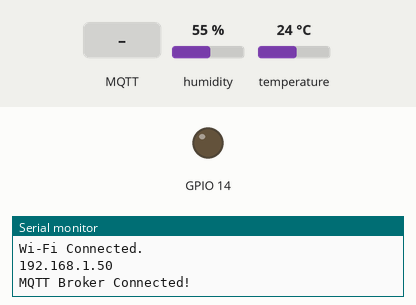
Bench run of a sketch on a simulated ESP8266 (Wemos D1 mini). Parts: output pins drawn as LEDs (lit = HIGH), the last lines printed to the serial monitor. The inputs (shaded band) are chosen by the test bench; at power-on: humidity 55 %, temperature 24 °C. WiFi joins after 1.5 s; servers stay silent unless stated; no MQTT or app messages arrive unless stated.

Above: at 2.7 s.
2.8 s: MQTT message "1" arrives on the first subscribed topic
At 5.8 s:
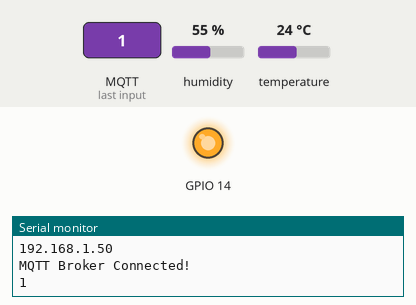
6.1 s: MQTT message "2" arrives on the first subscribed topic
At 9.1 s:
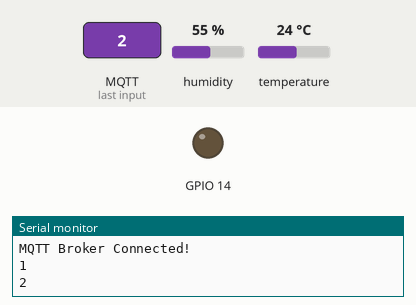
Timing chart, 0 to 10.6 s (numbered marks = the images above; inputs shaded):
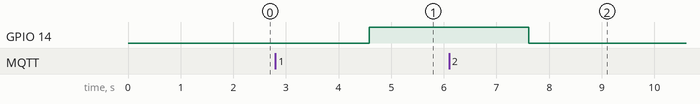

Measured:
- after the input at 2.8 s, GPIO 14: LOW → HIGH after 1.8 s
- after the input at 6.1 s, GPIO 14: HIGH → LOW after 1.5 s

The sketch:

MQTT_DHT.ino
```cpp
#include <ESP8266WiFi.h>
#include "PubSubClient.h"
#include <DHT11.h>  //dht11센서 라이브러리 정의

char ssid[]="CNL2.4GHz";
char password[]="0987654321";
byte server1[]={165,132,45,240}; // mosquitto 서버의 IP 주소
int port = 1883;
DHT11 dht11(4);  //dht11은 4번핀과 연결
WiFiClient client; //arduino가 클라이언트입장

void msgReceived(char *topic, byte *payload, unsigned int uLen){
  //callback용 msgReceived
  //구독자 여러개 등록되어있으면 토픽이름 서로 다름
  char pBuffer[uLen+1]; //null 포함시킴
  int i;
  for (i=0;i<uLen;i++){
      pBuffer[i]=payload[i];
  }
  pBuffer[i]='\0'; //따옴표 하나
  Serial.println(pBuffer); //1,2
  if(pBuffer[0] =='1'){
    digitalWrite(14, HIGH);
  }else if(pBuffer[0] =='2'){
    digitalWrite(14, LOW);
  }
}

//1 과 2를 넘겨서 led를 컨트롤해야됨. 해당부분을 나중에 web에서 구동하게함.


PubSubClient mqttClient(server1, port, msgReceived, client);

void setup() {
  // put your setup code here, to run once:
  pinMode(14,OUTPUT); // 1이면 on, 2면 off, wemos는 13번핀


  Serial.begin(115200); //1000- > 1초
  delay(10);
  Serial.println();
  Serial.println();
  Serial.println("Connecting to ~");
  Serial.println(ssid);
  WiFi.begin(ssid,password);
  while(WiFi.status() != WL_CONNECTED){
     delay(500);// 0.5초 휴식
     Serial.println(",");

  }
  Serial.println();
  Serial.println("Wi-Fi Connected.");
  Serial.println(WiFi.localIP());
  //MQTT 서버 접속해보기
  if (mqttClient.connect("Arduino")){ //arduino client 접속한다는 정보 전송
     Serial.println("MQTT Broker Connected!");
     mqttClient.subscribe("led"); // led topic 등록과정(데이터 읽을 구독자등록)


  }
}

void loop() {
  // put your main code here, to run repeatedly:
   mqttClient.loop();//모스키토 서버와 연결 유지를 위함
   float tmp, hum;
   int err = dht11.read(hum,tmp); //dht11 센서(4번핀)로부터 hum,tmp읽어서 err에 저장
   if(err==0){
    char message[64] = "",pTmpBuf[50], pHumBuf[50];//온도,습도에대한 변수공간을 미리 생성
    dtostrf(tmp,5,2,pTmpBuf); // tmp는 float형이므로, 해당 float를 읽어 5자리수중, 소수점 2자리까지만 읽어서 string으로 변환
    dtostrf(hum,5,2,pHumBuf); // 마찬가지로 hum부분도 위와같이 변환
    sprintf(message,"{\"tmp\":%s,\"hum\":%s}",pTmpBuf,pHumBuf); //변환된 pTmp,pHum을 각각 출력하여 message 변수 json으로 담고
    mqttClient.publish("dht11",message);  //클라이언트(아두이노) 입장에서 해당 json 쿼리 publish(발행)
   }
   delay(3000); //3초 딜레이
}
```
